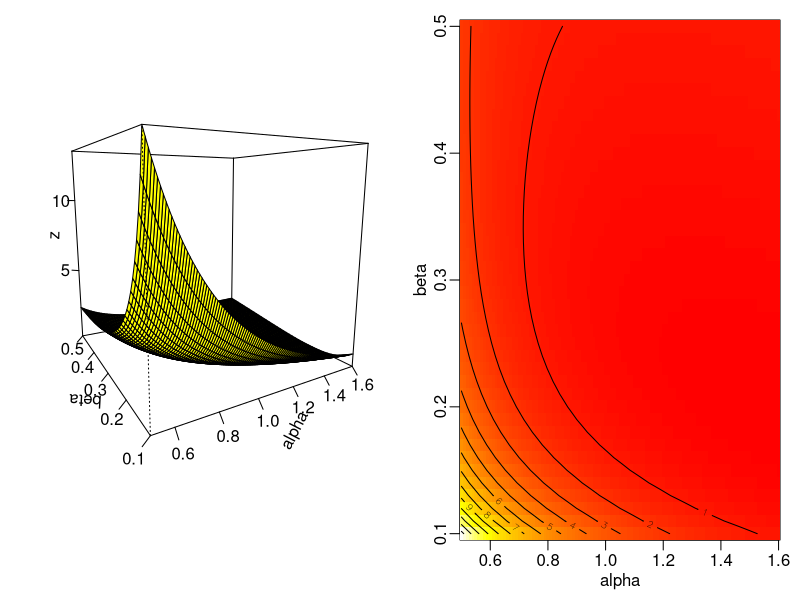

Recreate this plot in R.
## ---- chunk 1
knitr::opts_chunk$set(echo = TRUE)
## ---- chunk 2
data <- read.csv("Infectious.csv")
## ---- chunk 3
objective.fn <- function(x, y) {
  function(alpha, beta) {
    result <- 0
    for (i in 1:length(x)) {
      result <- result + (y[i] - ( 1-  1/(alpha + beta * x[i])))^2
    }
    return(result)
  }
}

## ---- chunk 4
# Narrow the ranges
alpha = seq(0.5, 1.6, 0.01)
beta = seq(0.1, 0.5, 0.01)
objective <- objective.fn(data$Infected, data$Deceased.Prop)
# This is the key computation; there are many ways to achieve this.
z = outer(alpha, beta, objective)  # Outer takes advantage of the fact that
                                 # objective.fn is vectorized simultaneously

par(mfrow = c(1, 2), mar = c(3,3,1,1), mgp = c(3, 0.5, 0))
persp(alpha, beta, z,                 # x-ticks, y-ticks, "height" matrix.
      theta = -30, phi = 10,     # Viewpoint rotation (spherical coordinates).
      col='yellow', expand=1,
      ticktype = 'detailed')

# For an interactive visualization, substitute persp for rgl::persp3d.

image(alpha, beta, z,                 # Matrix as heatmap.
      col = heat.colors(100),    # Palette with 100 levels; visually continuous.
      useRaster = TRUE,          # Less accurate image, but faster.
      ann = FALSE)
mtext(text = "alpha", side = 1, line = 1.5) # Suppress default axis labels, and
mtext(text = "beta", side = 2, line = 1.5) # draw them closer to the axis.
contour(alpha, beta, z, add = TRUE)   # Add contours.
